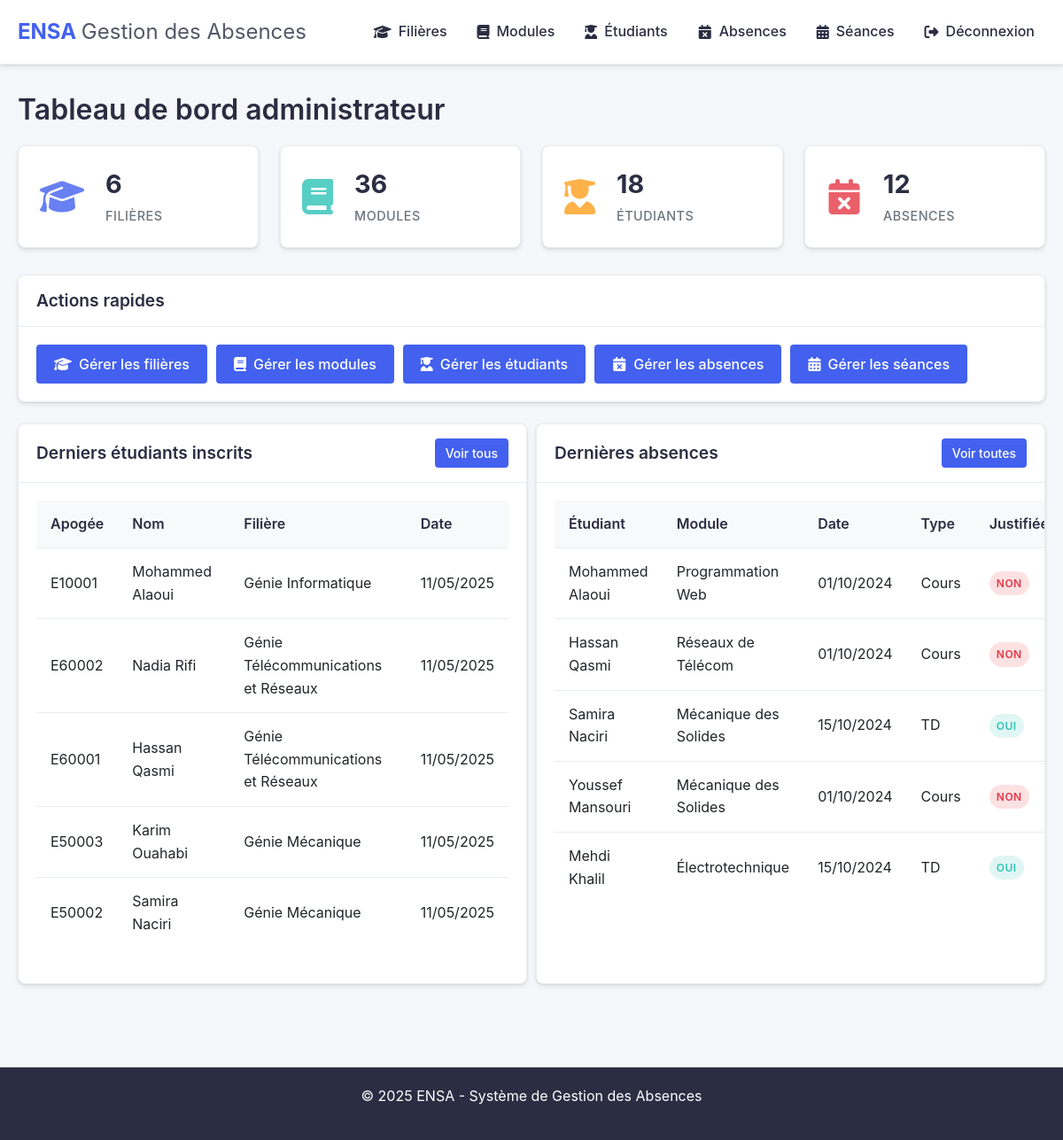
/dashboard_admin.php (signed in), run on an earlier commit of the app's database.
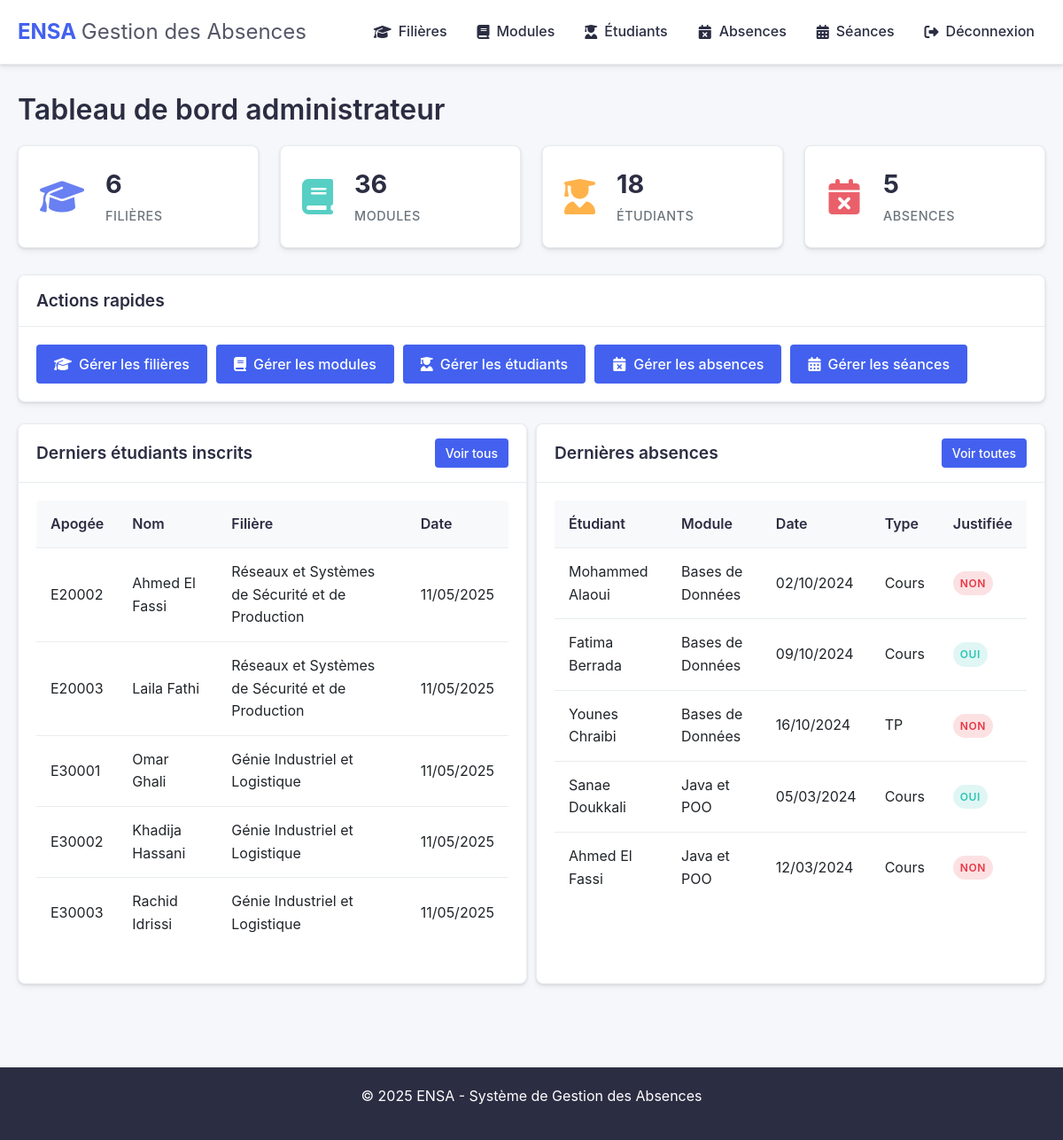
And on a later commit of the database.
### tables this page shows
CREATE TABLE IF NOT EXISTS etudiants (
    id INT AUTO_INCREMENT PRIMARY KEY,
    apogee VARCHAR(20) NOT NULL UNIQUE COMMENT 'Numéro Apogée (identifiant unique)',
    nom VARCHAR(100) NOT NULL COMMENT 'Nom de famille',
    prenom VARCHAR(100) NOT NULL COMMENT 'Prénom',
    email VARCHAR(100) NOT NULL UNIQUE COMMENT 'Email étudiant',
    password VARCHAR(255) NOT NULL COMMENT 'Mot de passe hashé',
    filiere_id INT NOT NULL COMMENT 'Filière principale de l\'étudiant',
    photo VARCHAR(255) COMMENT 'Chemin vers la photo de profil',
    date_inscription TIMESTAMP DEFAULT CURRENT_TIMESTAMP COMMENT 'Date d\'inscription',
    code_activation VARCHAR(100) DEFAULT NULL COMMENT 'Code unique pour activer le compte',
    statut ENUM('actif', 'inactif') NOT NULL DEFAULT 'inactif' COMMENT 'État du compte étudiant',
    FOREIGN KEY (filiere_id) REFERENCES filieres(id),
    INDEX idx_etudiant_apogee (apogee),
    INDEX idx_etudiant_filiere (filiere_id)
);

CREATE TABLE IF NOT EXISTS filieres (
    id INT AUTO_INCREMENT PRIMARY KEY,
    code VARCHAR(10) NOT NULL UNIQUE COMMENT 'Code court de la filière (ex: GI)',
    nom VARCHAR(100) NOT NULL COMMENT 'Nom complet de la filière',
    description VARCHAR(500) COMMENT 'Description courte de la filière',
    INDEX idx_filiere_code (code)
);

CREATE TABLE IF NOT EXISTS absences (
    id INT AUTO_INCREMENT PRIMARY KEY,
    etudiant_id INT NOT NULL COMMENT 'Étudiant absent',
    seance_id INT NOT NULL COMMENT 'Séance concernée',
    justifiee BOOLEAN DEFAULT FALSE COMMENT 'Absence justifiée ou non',
    date_enregistrement TIMESTAMP DEFAULT CURRENT_TIMESTAMP COMMENT 'Date d\'enregistrement',
    justification_texte TEXT COMMENT 'Texte de justification fourni par l\'étudiant',
    justification_date TIMESTAMP NULL COMMENT 'Date de soumission de la justification',
    FOREIGN KEY (etudiant_id) REFERENCES etudiants(id) ON DELETE CASCADE,
    FOREIGN KEY (seance_id) REFERENCES seances(id) ON DELETE CASCADE,
    UNIQUE KEY uniq_absence_etudiant_seance (etudiant_id, seance_id),
    INDEX idx_absence_etudiant (etudiant_id),
    INDEX idx_absence_seance (seance_id)
);

CREATE TABLE IF NOT EXISTS modules (
    id INT AUTO_INCREMENT PRIMARY KEY,
    code VARCHAR(20) NOT NULL UNIQUE COMMENT 'Code unique du module',
    nom VARCHAR(100) NOT NULL COMMENT 'Nom complet du module',
    filiere_id INT NOT NULL COMMENT 'Référence à la filière parente',
    semestre ENUM('S1', 'S2') NOT NULL COMMENT 'Semestre d\'enseignement',
    FOREIGN KEY (filiere_id) REFERENCES filieres(id) ON DELETE CASCADE,
    INDEX idx_module_filiere (filiere_id)
);

CREATE TABLE IF NOT EXISTS seances (
    id INT AUTO_INCREMENT PRIMARY KEY,
    module_id INT NOT NULL COMMENT 'Module concerné',
    date_seance DATE NOT NULL COMMENT 'Date de la séance',
    heure_debut TIME NOT NULL COMMENT 'Heure de début',
    heure_fin TIME NOT NULL COMMENT 'Heure de fin',
    type_seance ENUM('Cours', 'TD', 'TP') NOT NULL COMMENT 'Type de séance',
    salle VARCHAR(50) COMMENT 'Local où se déroule la séance',
    qr_code VARCHAR(255) UNIQUE COMMENT 'QR code unique pour la séance',
    FOREIGN KEY (module_id) REFERENCES modules(id) ON DELETE CASCADE,
    INDEX idx_seance_module (module_id),
    INDEX idx_seance_date (date_seance)
);

### dashboard_admin.php (the view, shortened to what the changed rows need)
<?php
$stats = [
    'filieres' => 0,
    'modules' => 0,
    'etudiants' => 0,
    'absences' => 0
];
$derniers_etudiants = [];
$dernieres_absences = [];
try {
    $pdo = connect();
    $stats['filieres'] = $pdo->query("SELECT COUNT(*) FROM filieres")->fetchColumn();
    $stats['modules'] = $pdo->query("SELECT COUNT(*) FROM modules")->fetchColumn();
    $stats['etudiants'] = $pdo->query("SELECT COUNT(*) FROM etudiants")->fetchColumn();
    $stats['absences'] = $pdo->query("SELECT COUNT(*) FROM absences")->fetchColumn();
    $derniers_etudiants = $pdo->query("
        SELECT e.apogee, e.nom, e.prenom, f.nom as filiere_nom, e.date_inscription
        FROM etudiants e
        JOIN filieres f ON e.filiere_id = f.id
        ORDER BY e.date_inscription DESC
        LIMIT 5
    ")->fetchAll();
    $dernieres_absences = $pdo->query("
        SELECT
            e.nom as etudiant_nom, e.prenom as etudiant_prenom,
            m.nom as module_nom,
            s.date_seance, s.type_seance,
            a.justifiee
        FROM absences a
        JOIN etudiants e ON a.etudiant_id = e.id
        JOIN seances s ON a.seance_id = s.id
        JOIN modules m ON s.module_id = m.id
        ORDER BY a.date_enregistrement DESC
        LIMIT 5
    ")->fetchAll();
} catch (PDOException $e) {
    $_SESSION['error'] = 'Erreur de base de données : ' . $e->getMessage();
}
include 'includes/header.php';
?>
<h1 class="mb-20">Tableau de bord administrateur</h1>
<div class="dashboard-stats">
    <div class="stat-card danger">
        <div class="stat-card-content">
            <h3><?= htmlspecialchars($stats['absences']) ?></h3>
            <p>Absences</p>
        </div>
    </div>
</div>
<div class="card mt-20">
    <div class="card-header">
        <h2>Actions rapides</h2>
    </div>
</div>
<div class="flex gap-10" style="flex-wrap: wrap;">
    <div class="card" style="flex: 1; min-width: 300px;">
        <div class="card-header">
            <h2>Derniers étudiants inscrits</h2>
        </div>
        <div class="card-body">
            <?php if (empty($derniers_etudiants)): ?>
                <p>Aucun étudiant inscrit.</p>
            <?php else: ?>
                <table class="table">
                    <thead>
                        <tr>
                            <th>Apogée</th>
                            <th>Nom</th>
                            <th>Filière</th>
                            <th>Date</th>
                        </tr>
                    </thead>
                    <tbody>
                        <?php foreach ($derniers_etudiants as $etudiant): ?>
                            <tr>
                                <td><?= htmlspecialchars($etudiant['apogee']) ?></td>
                                <td><?= htmlspecialchars($etudiant['prenom'] . ' ' . $etudiant['nom']) ?></td>
                                <td><?= htmlspecialchars($etudiant['filiere_nom']) ?></td>
                                <td><?= date('d/m/Y', strtotime($etudiant['date_inscription'])) ?></td>
                            </tr>
                        <?php endforeach; ?>
                    </tbody>
                </table>
            <?php endif; ?>
        </div>
    </div>
    <div class="card" style="flex: 1; min-width: 300px;">
        <div class="card-header">
            <h2>Dernières absences</h2>
        </div>
        <div class="card-body">
            <?php if (empty($dernieres_absences)): ?>
                <p>Aucune absence enregistrée.</p>
            <?php else: ?>
                <table class="table">
                    <thead>
                        <tr>
                            <th>Étudiant</th>
                            <th>Module</th>
                            <th>Date</th>
                            <th>Type</th>
                            <th>Justifiée</th>
                        </tr>
                    </thead>
                    <tbody>
                        <?php foreach ($dernieres_absences as $absence): ?>
                            <tr>
                                <td><?= htmlspecialchars($absence['etudiant_prenom'] . ' ' . $absence['etudiant_nom']) ?></td>
                                <td><?= htmlspecialchars($absence['module_nom']) ?></td>
                                <td><?= date('d/m/Y', strtotime($absence['date_seance'])) ?></td>
                                <td><?= htmlspecialchars($absence['type_seance']) ?></td>
                                <td>
                                    <?php if ($absence['justifiee']): ?>
                                        <span class="badge success">Oui</span>
                                    <?php else: ?>
                                        <span class="badge danger">Non</span>
                                    <?php endif; ?>
                                </td>
                            </tr>
                        <?php endforeach; ?>
                    </tbody>
                </table>
            <?php endif; ?>
        </div>
    </div>
</div>
<?php include 'includes/footer.php'; ?>

What changed in the data, as far as the page shows it:
no longer on this page (row edited): etudiants: apogee "E10001", prenom+nom "Mohammed Alaoui", filiere.nom "Génie Informatique", date_inscription "11/05/2025"
no longer on this page (row edited): etudiants: apogee "E60002", prenom+nom "Nadia Rifi", filiere.nom "Génie Télécommunications et Réseaux", date_inscription "11/05/2025"
no longer on this page (row edited): etudiants: apogee "E60001", prenom+nom "Hassan Qasmi", filiere.nom "Génie Télécommunications et Réseaux", date_inscription "11/05/2025"
no longer on this page (row edited): etudiants: apogee "E50003", prenom+nom "Karim Ouahabi", filiere.nom "Génie Mécanique", date_inscription "11/05/2025"
no longer on this page (row edited): etudiants: apogee "E50002", prenom+nom "Samira Naciri", filiere.nom "Génie Mécanique", date_inscription "11/05/2025"
removed absences: etudiant.nom "Hassan Qasmi", modules.nom "Réseaux de Télécom", seance.date_seance "01/10/2024", seance.type_seance "Cours", justifiee "NON"
removed absences: etudiant.nom "Samira Naciri", modules.nom "Mécanique des Solides", seance.date_seance "15/10/2024", seance.type_seance "TD", justifiee "OUI"
removed absences: etudiant.nom "Youssef Mansouri", modules.nom "Mécanique des Solides", seance.date_seance "01/10/2024", seance.type_seance "Cours", justifiee "NON"
removed absences: etudiant.nom "Mehdi Khalil", modules.nom "Électrotechnique", seance.date_seance "15/10/2024", seance.type_seance "TD", justifiee "OUI"
now on this page (row edited): etudiants: apogee "E20002", prenom+nom "Ahmed El Fassi", filiere.nom "Réseaux et Systèmes de Sécurité et de Production", date_inscription "11/05/2025"
now on this page (row edited): etudiants: apogee "E20003", prenom+nom "Laila Fathi", filiere.nom "Réseaux et Systèmes de Sécurité et de Production", date_inscription "11/05/2025"
now on this page (row edited): etudiants: apogee "E30001", prenom+nom "Omar Ghali", filiere.nom "Génie Industriel et Logistique", date_inscription "11/05/2025"
now on this page (row edited): etudiants: apogee "E30002", prenom+nom "Khadija Hassani", filiere.nom "Génie Industriel et Logistique", date_inscription "11/05/2025"
now on this page (row edited): etudiants: apogee "E30003", prenom+nom "Rachid Idrissi", filiere.nom "Génie Industriel et Logistique", date_inscription "11/05/2025"
changed absences "Mohammed Alaoui": modules.nom "Programmation Web" → "Bases de Données"; seance.date_seance "01/10/2024" → "02/10/2024"
now on this page (row edited): absences: etudiant.nom "Fatima Berrada", modules.nom "Bases de Données", seance.date_seance "09/10/2024", seance.type_seance "Cours", justifiee "OUI"
now on this page (row edited): absences: etudiant.nom "Younes Chraibi", modules.nom "Bases de Données", seance.date_seance "16/10/2024", seance.type_seance "TP", justifiee "NON"
now on this page (row edited): absences: etudiant.nom "Sanae Doukkali", modules.nom "Java et POO", seance.date_seance "05/03/2024", seance.type_seance "Cours", justifiee "OUI"
now on this page (row edited): absences: etudiant.nom "Ahmed El Fassi", modules.nom "Java et POO", seance.date_seance "12/03/2024", seance.type_seance "Cours", justifiee "NON"
Also different on the page:
$stats['absences']: "12" → "5"
